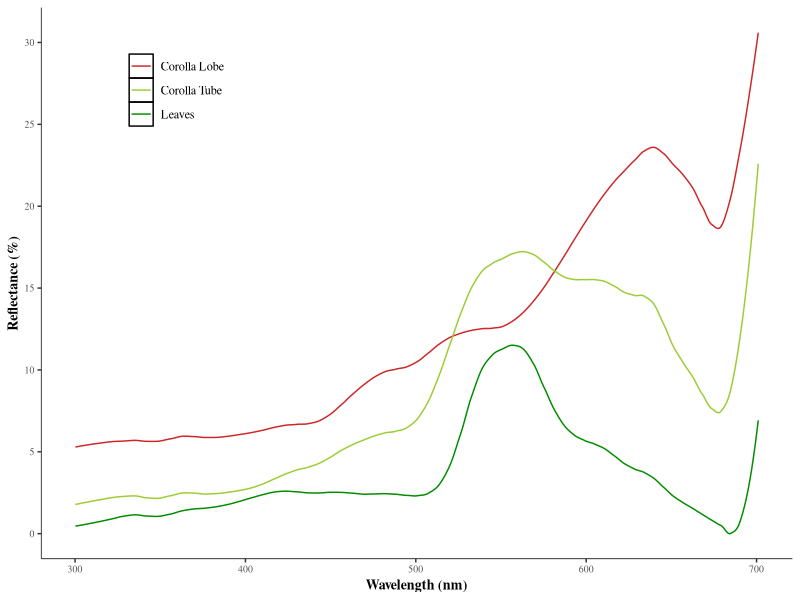

Here is the R script that generated this plot:
# Packages
library(ggplot2)
library(tidyverse)

# Retrieve reflectance spectrum data
Reflectance <- read.csv("Data/Reflectance_spectrum.csv", header = TRUE)

# Plotting reflectance spectrum
Figure_5 <- Reflectance %>%
  ggplot(aes(x = wavelength, y = c(Corolla_Lobe, Corolla_Tube, Leaves))) +
  geom_line(aes(x = wavelength, y = Corolla_Lobe, colour = "Corolla Lobe")) +
  geom_line(aes(x = wavelength, y = Corolla_Tube, colour = "Corolla Tube")) +
  geom_line(aes(x = wavelength, y = Leaves, colour = "Leaves"))

# Adjust figure 
Figure_5 <- Figure_5 +
  theme(panel.background = element_blank(), text=element_text(family = 'Times'),
      axis.text=element_text(size=7), axis.title=element_text(size=10,face="bold"),
      axis.line.x.bottom = element_line(color="black", size = 0.25),
      axis.line.y.left = element_line(color="black", size = 0.25),
      legend.position = c(0.18, 0.87), legend.key=element_rect(fill=NA)) +
  ylab("Reflectance (%)") + xlab("Wavelength (nm)") +
  scale_y_continuous(breaks = seq(0,30,5)) +
  scale_colour_manual(name='', 
      values=c("Corolla Lobe" = "#cd2626", "Corolla Tube" = "#9ACD32", "Leaves" = "#008b00"))
ggsave("Figure5.pdf", dpi = 300, height = 8.4, width =12.7, units = "cm")  
